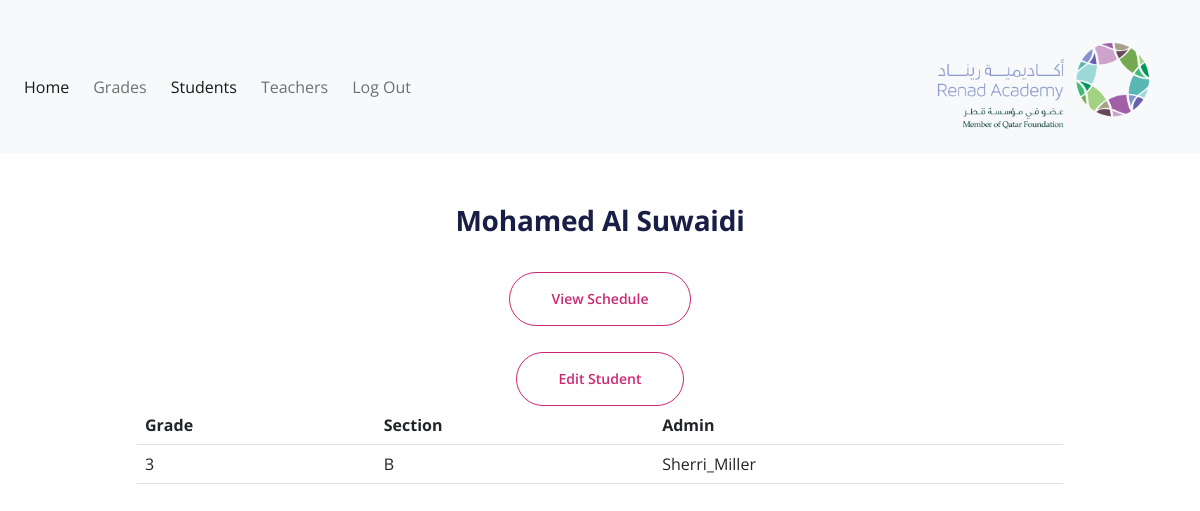
Page /studentsinfo-admin.php?RFID=2350 (signed in) on the committed database.
### tables this page shows
CREATE TABLE `STUDENT` (
  `RFID` int(11) NOT NULL,
  `First_Name` varchar(200) NOT NULL,
  `Last_name` varchar(200) NOT NULL,
  `AdminUsername` varchar(200) DEFAULT NULL,
  `TeacherUsername` varchar(200) DEFAULT NULL,
  `GradeLevel` int(11) DEFAULT NULL,
  `GradeSection` varchar(200) DEFAULT NULL
);

### studentsinfo-admin.php (the view, shortened to what this page needs)
<?php
$servername = "isproject.org";
$username = "RenadAcademy";
$password = "RahafSaraMahaAlnada";
$dbname = "RENAD_ACADEMY";
$conn = new mysqli($servername, $username, $password, $dbname);
$sql = "SELECT * FROM STUDENT WHERE RFID = '$_SESSION[studentRFID]'";
$resultIssql = $conn->query($sql);
if ($resultIssql->num_rows > 0){
    while($row = $resultIssql->fetch_assoc()){
        $fname = $row["First_Name"];
        $lname = $row["Last_name"];
        $sadmin = $row["AdminUsername"];
        $sgrade = $row["GradeLevel"];
        $sscetion = $row["GradeSection"];
    }
}
?>
<html>
<head>
  <link href="https://cdn.jsdelivr.net/npm/bootstrap@5.1.1/dist/css/bootstrap.min.css" rel="stylesheet">
    <link href="css/bootstrap.min.css" rel="stylesheet">
    <link href="css/fontawesome-all.min.css" rel="stylesheet">
    <link href="css/swiper.css" rel="stylesheet">
	<link href="css/styles.css" rel="stylesheet">
</head>
<body>
    <nav class="navbar navbar-expand-sm bg-light navbar-light">
        <div class="container-fluid">
          <ul class="navbar-nav">
            <li class="nav-item">
              <a class="nav-link active" href="admin_homepage.php">Home</a>
            </li>
           <li class="nav-item">
              <a class="nav-link" href="gradeslist.php">Grades</a>
            </li>
            <li class="nav-item">
              <a class="nav-link active" href="studentslist.php">Students</a>
            </li>
            <li class="nav-item">
              <a class="nav-link" href="teacherslist.php">Teachers</a>
            </li>
            <li class="nav-item">
              <a class="nav-link" href="login.php">Log Out</a>
            </li>
          </ul>
          <a class="navbar-brand" href="admin_homepage.php">
            <img src="renad_logo.png" alt="Avatar Logo" style="width:250px;" class="rounded-pill">
          </a>
        </div>
      </nav>
<div class="container mt-5">
  <div class="row">
    <div class="col-sm-1">
    </div>
    <div class="col-sm-10" align="center">
      <h3><?php echo $fname . " " . $lname?></h3>
    <br>
        <?php
            echo "<table style=width:100% id = myTable text-align = center table class='table table-hover'>
        <tr>
            <th>Grade</th>
            <th>Section</th>
            <th>Admin</th>
        </tr>";
                echo "<tr>";
                    echo "<td>";
                    echo $sgrade;
                    echo "</td>";
                    echo "<td>";
                    echo $sscetion;
                    echo "</td>";
                    echo "<td>";
                    echo $sadmin;
                    echo "</td>";
                    echo "<a class='btn-outline-lg' href='student_schedule.php?RFID=$_SESSION[studentRFID]'>View Schedule</a>";
                    echo "<br><br>";
                    echo "<a class='btn-outline-lg' href='edit_student_admin.php?RFID=$_SESSION[studentRFID]'>Edit Student</a>";
        ?>
        </tr>
    </table>
<br>
            <br>
    </div>
  </div>
</div>
    </body>
</html>

### css/styles.css (style rules this page uses)
body, html { width: 100%; height: 100%; }
body, p { color: #6c717b; font: 400 1rem/1.625rem "Open Sans", sans-serif; }
h3 { color: #191e47; font-weight: 700; font-size: 1.75rem; line-height: 2.25rem; letter-spacing: -0.2px; }
a { color: #6c717b; }
.btn-outline-lg { display: inline-block; padding: 1.625rem 2.625rem 1.625rem 2.625rem; border: 1px solid #cc2973; border-radius: 30px; background-color: transparent; color: #cc2973; font-weight: 600; font-size: 0.875rem; line-height: 0; text-decoration: none; transition: all 0.2s; }
@media (min-width: 992px) { .navbar { padding-top: 1.75rem; background-color: #ffffff; box-shadow: none; transition: all 0.2s; } }
@media (min-width: 992px) { .navbar .navbar-nav { margin-top: 0; margin-bottom: 0; } }
@media (min-width: 992px) { .navbar .nav-item .nav-link { padding-right: 0.75rem; padding-left: 0.75rem; } }
@media (min-width: 1200px) { .container { max-width: 1140px; } }

### rows in the picture
student: First_Name "Mohamed", Last_name "Al Suwaidi", GradeLevel "3", GradeSection "B", AdminUsername "Sherri_Miller"
